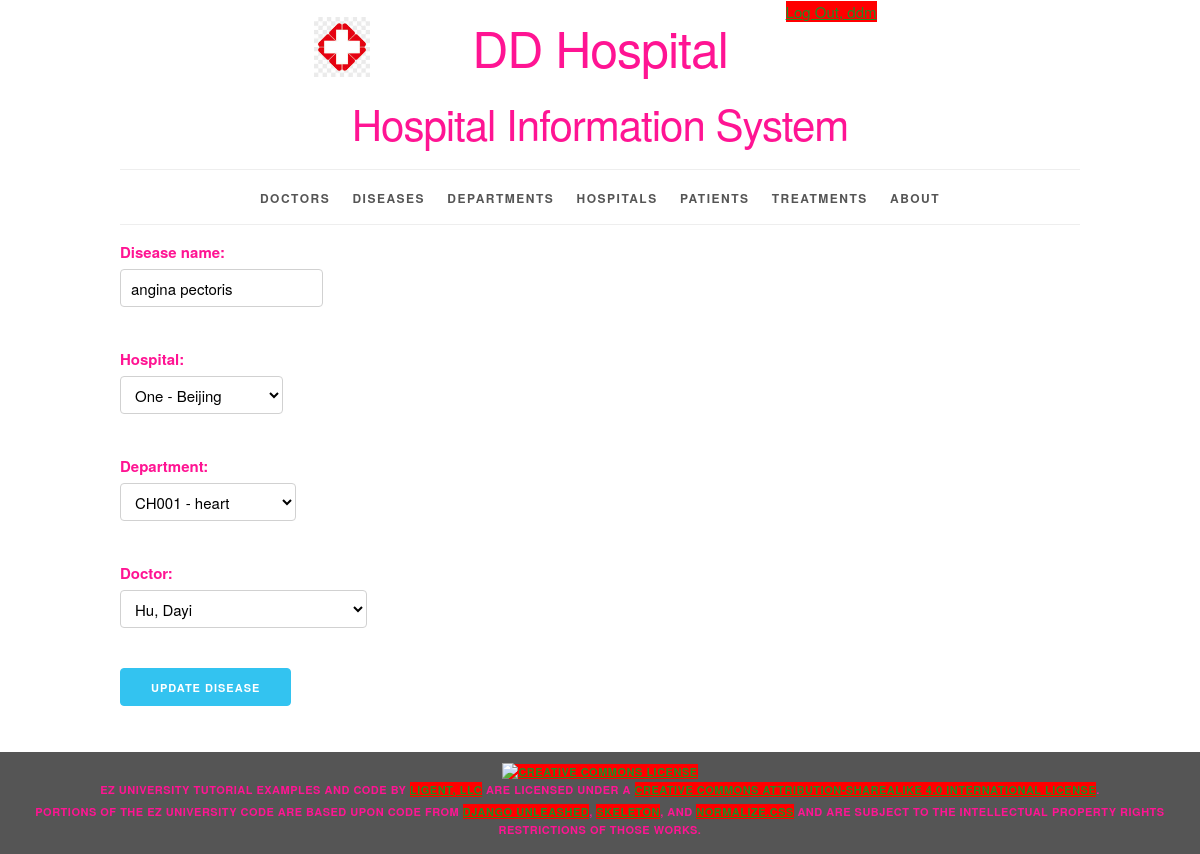
The page /disease/1/update/ (signed in) on the database its author committed.
### sysinfo/models.py (models this page shows, shortened)
class Disease(models.Model):
    disease_id = models.AutoField(primary_key=True)
    disease_name = models.CharField(max_length=20)
    hospital = models.ForeignKey(Hospital, related_name='diseases', on_delete=models.PROTECT)
    department = models.ForeignKey(Department, related_name='diseases', on_delete=models.PROTECT)
    doctor = models.ForeignKey(Doctor, related_name='diseases', on_delete=models.PROTECT)
    def get_update_url(self):
        return reverse('sysinfo_disease_update_urlpattern',
                       kwargs={'pk': self.pk}
                       )
    class Meta:
        ordering = ['department', 'disease_name', 'hospital']
        constraints = [
            UniqueConstraint(fields=['hospital', 'department', 'disease_name'],
                             name='unique_disease')
        ]

class Hospital(models.Model):
    hospital_id = models.AutoField(primary_key=True)
    street = models.ForeignKey(Street, related_name='hospitals', on_delete=models.PROTECT)
    city = models.ForeignKey(City, related_name='hospitals', on_delete=models.PROTECT)
    def __str__(self):
        return f'{self.street.street} - {self.city.city_name}'
    class Meta:
        ordering = ['street__street', 'city__city_sequence']
        constraints = [
            UniqueConstraint(fields=['street', 'city'], name='unique_hospital')
        ]

### sysinfo/views.py (the view)
class DiseaseUpdate(LoginRequiredMixin, PermissionRequiredMixin, UpdateView):
    form_class = DiseaseForm
    model = Disease
    template_name = 'sysinfo/disease_form_update.html'
    permission_required = 'sysinfo.change_disease'

### sysinfo/forms.py (shortened to what this page needs)
class DiseaseForm(forms.ModelForm):
    class Meta:
        model = Disease
        fields = '__all__'

### sysinfo/models.py (called while the page is built)
    def __str__(self):
        return f'{self.department_number} - {self.department_name}'

    def __str__(self):
        result = ''
        if self.disambiguator == '':
            result = f'{self.last_name}, {self.first_name}'
        else:
            result = f'{self.last_name}, {self.first_name} ({self.disambiguator})'
        return result

### sysinfo/templates/sysinfo/disease_form_update.html (shortened to what this page needs)
{% extends 'sysinfo/base.html' %}
{% block content %}
    <form
        action="{{ disease.get_update_url }}"
        method="post">
        {{ form.as_p }}
        <button type="submit" class="button button-primary">Update Disease</button>
    </form>
{% endblock %}

### sysinfo/templates/sysinfo/base.html (shortened to what this page needs)
{% load static %}
<!DOCTYPE html>
<html lang="en">
<head>
    <link rel="stylesheet" type="text/css"
          href="{% static 'sysinfo/normalize.css' %}">
    <link rel="stylesheet" type="text/css"
          href="{% static 'sysinfo/skeleton.css' %}">
    <link rel="stylesheet" type="text/css"
          href="{% static 'sysinfo/style.css' %}">
</head>
<body>
<div class="container">
    <div class="status row">
        <div class="offset-by-eight four columns">
            <ul class="inline">
                {% if user.is_authenticated %}
                    <li><a href="{% url 'logout_urlpattern' %}">
                        Log Out, {{ user.get_username }}</a></li>
                {% else %}
                    <li><a href="{% url 'login_urlpattern' %}">
                        Log In</a></li>
                {% endif %}
            </ul>
        </div>
    </div>
    <header class="row">
        <div class="offset-by-one ten columns">
            <h1 class="logo">DD Hospital</h1>
            <h2>Hospital Information System</h2>
        </div>
    </header>
    <nav>
        <ul>
            {% if perms.sysinfo.view_doctor %}
                <li>
                    <a href="{% url 'sysinfo_doctor_list_urlpattern' %}">
                        Doctors</a></li>
            {% endif %}
            {% if perms.sysinfo.view_disease %}
                <li>
                    <a href="{% url 'sysinfo_disease_list_urlpattern' %}">
                        Diseases</a></li>
            {% endif %}
            {% if perms.sysinfo.view_department %}
                <li>
                    <a href="{% url 'sysinfo_department_list_urlpattern' %}">
                        Departments</a></li>
            {% endif %}
            {% if perms.sysinfo.view_hospital %}
                <li>
                    <a href="{% url 'sysinfo_hospital_list_urlpattern' %}">
                        Hospitals</a></li>
            {% endif %}
            {% if perms.sysinfo.view_patient %}
                <li>
                    <a href="{% url 'sysinfo_patient_list_urlpattern' %}">
                        Patients</a></li>
            {% endif %}
            {% if perms.sysinfo.view_treatment %}
                <li>
                    <a href="{% url 'sysinfo_treatment_list_urlpattern' %}">
                        Treatments</a></li>
            {% endif %}
            <li>
                <a href="{% url 'about_urlpattern' %}">
                    About</a></li>
        </ul>
    </nav>
    <main>
        {% block content %}{% endblock %}
    </main>
</div>
<footer>
    <p>
        <a rel="license" href="http://creativecommons.org/licenses/by-sa/4.0/">
            <img alt="Creative Commons License" style="border-width:0"
                 src="https://i.creativecommons.org/l/by-sa/4.0/88x31.png"/>
        </a><br/><span property="dct:title">EZ University Tutorial Examples and Code</span>
        by
        <a href="https://www.ligent.net" property="cc:attributionName"
           rel="cc:attributionURL">Ligent, LLC</a> are licensed under a
        <a rel="license" href="http://creativecommons.org/licenses/by-sa/4.0/">Creative Commons Attribution-ShareAlike
            4.0 International License</a>.
    </p>
    <p>Portions of the EZ University code are based upon code from
        <a href="https://django-unleashed.com">Django Unleashed</a>,
        <a href="http://getskeleton.com/">Skeleton</a>, and
        <a href="https://necolas.github.io/normalize.css/">Normalize.css</a> and
        are subject to the intellectual property rights restrictions of those works.
    </p>
</footer>
</body>
</html>

### sysinfo/static/sysinfo/skeleton.css (style rules this page uses)
.container { position: relative; width: 100%; max-width: 960px; margin: 0 auto; padding: 0 20px; box-sizing: border-box; }
.column, .columns { width: 100%; float: left; box-sizing: border-box; }
@media (min-width: 400px) { .container { width: 85%; padding: 0; } }
@media (min-width: 550px) { .container { width: 80%; } }
@media (min-width: 550px) { .column, .columns { margin-left: 4%; } }
@media (min-width: 550px) { .column:first-child, .columns:first-child { margin-left: 0; } }
@media (min-width: 550px) { .four.columns { width: 30.6666666667%; } }
@media (min-width: 550px) { .ten.columns { width: 82.6666666667%; } }
@media (min-width: 550px) { .offset-by-one.column, .offset-by-one.columns { margin-left: 8.66666666667%; } }
@media (min-width: 550px) { .offset-by-eight.column, .offset-by-eight.columns { margin-left: 69.3333333333%; } }
html { font-size: 62.5%; }
body { font-size: 1.5em; line-height: 1.6; font-weight: 400; font-family: "Raleway", "HelveticaNeue", "Helvetica Neue", Helvetica, Arial, sans-serif; color: #FF1493; }
h1, h2, h3, h4, h5, h6 { margin-top: 0; margin-bottom: 2rem; font-weight: 300; }
h1 { font-size: 4.0rem; line-height: 1.2; letter-spacing: -.1rem; }
h2 { font-size: 3.6rem; line-height: 1.25; letter-spacing: -.1rem; }
@media (min-width: 550px) { h1 { font-size: 5.0rem; } }
@media (min-width: 550px) { h2 { font-size: 4.2rem; } }
p { margin-top: 0; }
a { color: #228B22; }
.button, button, input[type="submit"], input[type="reset"], input[type="button"] { display: inline-block; height: 38px; padding: 0 30px; color: #555; text-align: center; font-size: 11px; font-weight: 600; line-height: 38px; letter-spacing: .1rem; text-transform: uppercase; text-decoration: none; white-space: nowrap; background-color: #BDB76B; border-radius: 4px; border: 1px solid #bbb; cursor: pointer; box-sizing: border-box; }
.button.button-primary, button.button-primary, input[type="submit"].button-primary, input[type="reset"].button-primary, input[type="button"].button-primary { color: #FFF; background-color: #33C3F0; border-color: #33C3F0; }
input[type="email"], input[type="number"], input[type="search"], input[type="text"], input[type="tel"], input[type="url"], input[type="password"], textarea, select { height: 38px; padding: 6px 10px; background-color: #fff; border: 1px solid #D1D1D1; border-radius: 4px; box-shadow: none; box-sizing: border-box; }
input[type="email"], input[type="number"], input[type="search"], input[type="text"], input[type="tel"], input[type="url"], input[type="password"], textarea { -webkit-appearance: none; -moz-appearance: none; appearance: none; }
label, legend { display: block; margin-bottom: .5rem; font-weight: 600; }
ul { list-style: circle inside; }
ol, ul { padding-left: 0; margin-top: 0; }
li { margin-bottom: 1rem; }
button, .button { margin-bottom: 1rem; }
input, textarea, select, fieldset { margin-bottom: 1.5rem; }
pre, blockquote, dl, figure, table, p, ul, ol, form { margin-bottom: 2.5rem; }
.container:after, .row:after, .u-cf { content: ""; display: table; clear: both; }

### rows shown on the page
Disease: disease_name "angina pectoris", department "CH001 - heart", doctor "Hu, Dayi"
Hospital: hospital "One - Beijing"

### other values the page prints
{{ user.get_username }} "ddm"
